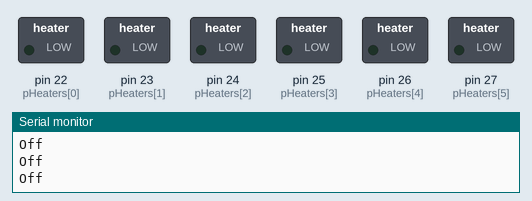
A sketch run on a simulated Arduino Mega 2560, built with avr-gcc and run on an emulated ATmega2560. On the bench: switched loads named in the sketch (green lamp = pin HIGH), the last lines printed to the serial monitor.

Above: at 2.5 s.
At 7.5 s:
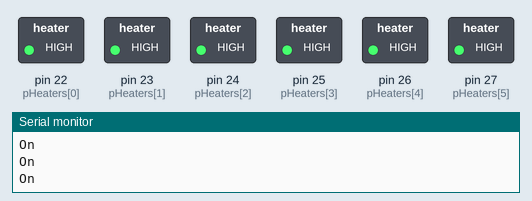
Timing chart, 0 to 13.0 s (numbered marks = the images above):
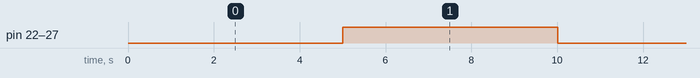

Measured:
- by itself, pin 22 (pHeaters[0]), pin 23 (pHeaters[1]), pin 24 (pHeaters[2]), pin 25 (pHeaters[3]), pin 26 (pHeaters[4]), pin 27 (pHeaters[5]): alternates HIGH for 5.0 s and LOW for 5.0 s

The sketch:

TestHeaters01.ino
```cpp
int pHeaters[] = {22, 23, 24, 25, 26, 27};
int numHeaters = 6;

const unsigned long tSleep = 5000;

void setup() {
  Serial.begin(9600);
  for(int i=0; i<numHeaters; i++) {
      pinMode(pHeaters[i], OUTPUT);
      Serial.print("Set ");
      Serial.println(i);
  }
}

void loop() {
  for(int i=0; i<numHeaters; i++) {
      digitalWrite(pHeaters[i], LOW);
      Serial.println("Off");
  }
  delay(tSleep);
  for(int i=0; i<numHeaters; i++) {
      digitalWrite(pHeaters[i], HIGH);
      Serial.println("On");
  }
  delay(tSleep);
}
```
